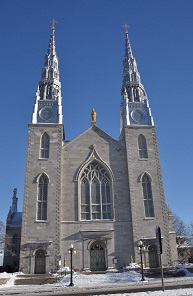
//> input picture src/images/church01.jpg, 193 x 296 px
$ ./binaryDescriptors   (built with g++ and OpenCV 4, older OpenCV classes emulated)
//> lines starting //> are read from the running program, lines starting //| are printed output that depends on the picture
// [17 lines of licence text are left out]

#include <iostream>
#include <vector>
#include <opencv2/core/core.hpp>
#include <opencv2/imgproc/imgproc.hpp>
#include <opencv2/highgui/highgui.hpp>
#include <opencv2/features2d/features2d.hpp>
#include <opencv2/objdetect/objdetect.hpp>
#include <opencv2/nonfree/features2d.hpp>

int main()
{
	// image matching

	// 1. Read input images
	cv::Mat image1= cv::imread("church01.jpg",CV_LOAD_IMAGE_GRAYSCALE);
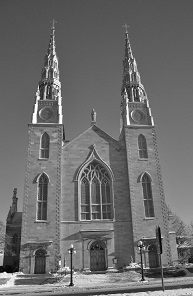
//> image1: 296 rows x 193 cols, CV_8UC1; min 0, max 255, mean 107.8
	cv::Mat image2= cv::imread("church02.jpg",CV_LOAD_IMAGE_GRAYSCALE);
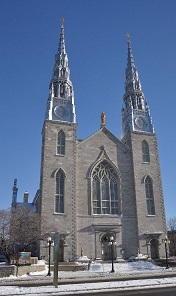
//> input picture src/images/church02.jpg, 176 x 296 px
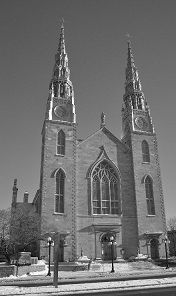
//> image2: 296 rows x 176 cols, CV_8UC1; min 0, max 255, mean 111.3

	// 2. Define keypoints vector
	std::vector<cv::KeyPoint> keypoints1;
	std::vector<cv::KeyPoint> keypoints2;

	// 3. Define feature detector
	// Construct the ORB feature detector object
	cv::Ptr<cv::FeatureDetector> detector =
//		new cv::BRISK(40); // to detect BRISK points
		new cv::ORB(100); // detect approx 100 ORB points

	// 4. Keypoint detection
	// Detect the ORB features
	detector->detect(image1,keypoints1);
//> keypoints1 = 89 keypoints; strongest (x, y, size): (33, 122, 31), (61, 122, 31), (38, 98, 31), (128, 124, 31)
	detector->detect(image2,keypoints2);
//> keypoints2 = 81 keypoints; strongest (x, y, size): (115, 264, 31), (50, 117, 31), (38, 259, 31), (48, 243, 31)

	// Draw feature points
	cv::Mat featureImage;
	cv::drawKeypoints(image1,keypoints1,featureImage,cv::Scalar(255,255,255),cv::DrawMatchesFlags::DRAW_RICH_KEYPOINTS);
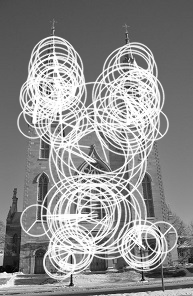
//> featureImage: 296 rows x 193 cols, CV_8UC3; min 0, max 255, mean 142.5

    // Display the corners
	cv::namedWindow("ORB");
	cv::imshow("ORB",featureImage);

	std::cout << "Number of ORB keypoints (image 1): " << keypoints1.size() << std::endl;
//| Number of ORB keypoints (image 1): 89
	std::cout << "Number of ORB keypoints (image 2): " << keypoints2.size() << std::endl;
//| Number of ORB keypoints (image 2): 81

	// ORB includes both the detector and descriptor extractor
	cv::Ptr<cv::DescriptorExtractor> descriptor = detector;
//		 new cv::FREAK(); // to describe with FREAK

	// 5. Extract the descriptor
    cv::Mat descriptors1;
    cv::Mat descriptors2;
    descriptor->compute(image1,keypoints1,descriptors1);
    descriptor->compute(image2,keypoints2,descriptors2);

   // Construction of the matcher
   cv::BFMatcher matcher(
	   cv::NORM_HAMMING); // always use hamming norm
                          // for binary descriptors
   // Match the two image descriptors
   std::vector<cv::DMatch> matches;
   matcher.match(descriptors1,descriptors2, matches);
//> matches = 89 matches

   // draw matches
   cv::Mat imageMatches;
   cv::drawMatches(
     image1,keypoints1, // 1st image and its keypoints
     image2,keypoints2, // 2nd image and its keypoints
     matches,            // the matches
     imageMatches,      // the image produced
     cv::Scalar(255,255,255),  // color of lines
     cv::Scalar(255,255,255)); // color of points
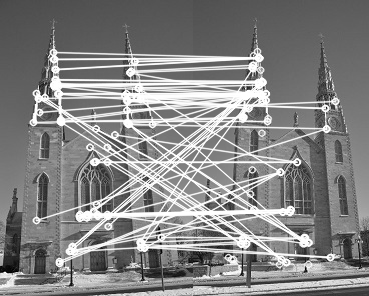
//> imageMatches: 296 rows x 369 cols, CV_8UC3; min 0, max 255, mean 132.8

    // Display the image of matches
   cv::namedWindow("ORB Matches");
   cv::imshow("ORB Matches", imageMatches);
//   cv::namedWindow("FREAK Matches");
//   cv::imshow("FREAK Matches", imageMatches);

	std::cout << "Number of matches: " << matches.size() << std::endl;
//| Number of matches: 89

   cv::waitKey();
   return 0;
}
